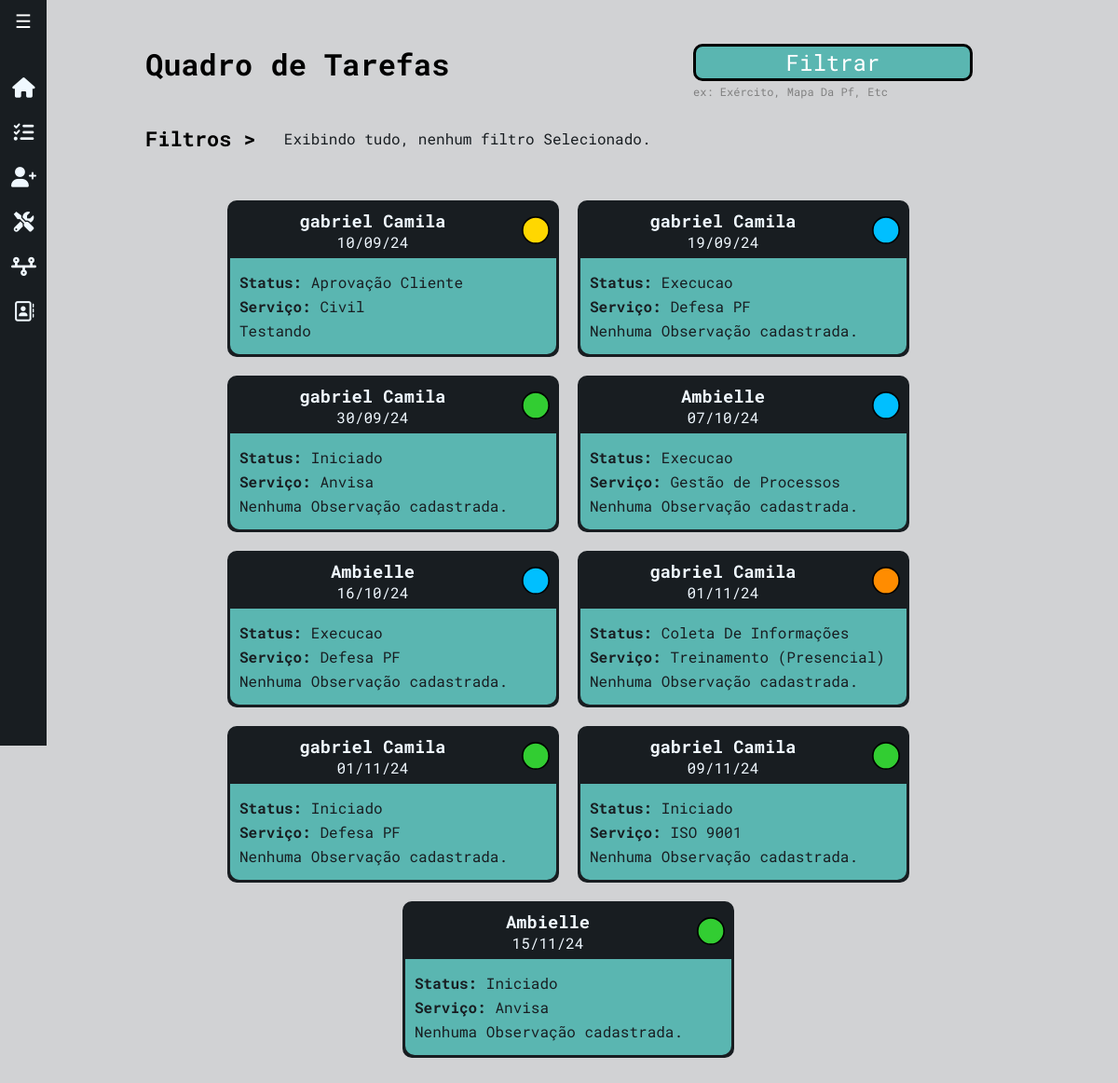
The page /ambielle/tarefas/ on the database as committed earlier.
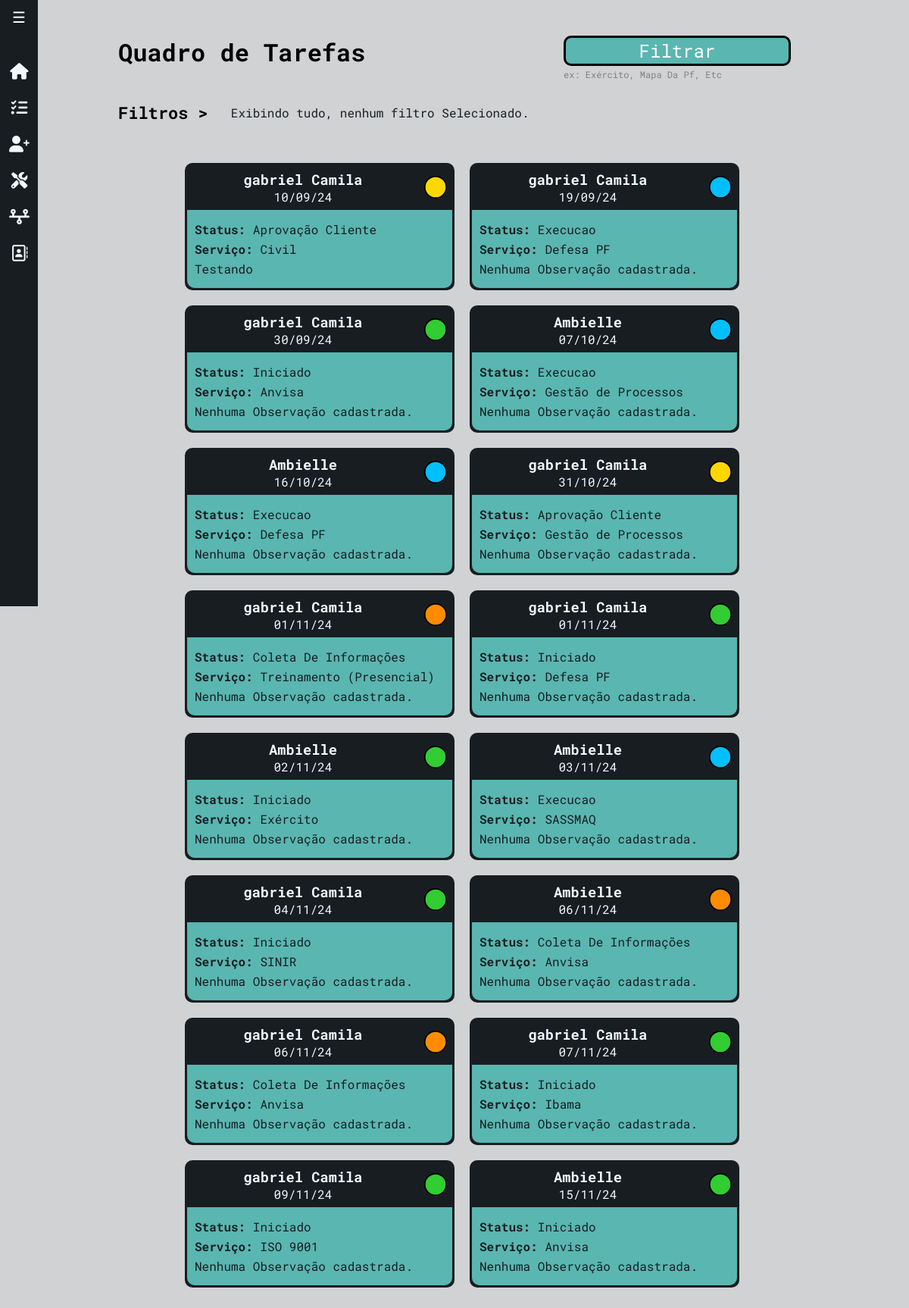
The same page on the database as committed later.
### workflow/models.py (models this page shows, shortened)
class Tarefa(models.Model):
    STATUS_CHOICES = [
        ('Iniciado', 'Iniciado'),
        ('Coleta De Informações', 'Coleta de Informações'),
        ('Execucao', 'Execução'),
        ('Aprovação Cliente', 'Aprovação Cliente'),
        ('Concluído', 'Concluído'),
        ('Encerrado', 'Encerrado'),
    ]
    TIPO_SERVICO_CHOICES = [
        ('Anvisa', 'Anvisa'),
        ('Civil', 'Civil'),
        ('Defesa PF', 'Defesa PF'),
        ('Exército', 'Exército'),
        ('Gestão de Processos', 'Gestão de Processos'),
        ('Ibama', 'Ibama'),
        ('ISO 9001', 'ISO 9001'),
        ('IAT', 'IAT'),
        ('Liderança', 'Liderança'),
        ('Mapa Da PF', 'Mapa Da PF'),
        ('Polícia Federal', 'Polícia Federal'),
        ('PRODIR', 'PRODIR'),
        ('RDC Anvisa', 'RDC Anvisa'),
        ('Recursos Humanos', 'Recursos Humanos'),
        ('Regulatório', 'Regulatório'),
        ('SASSMAQ', 'SASSMAQ'),
        ('SINIR', 'SINIR'),
        ('Treinamento (E-book)', 'Treinamento (E-book)'),
        ('Treinamento (On-line)', 'Treinamento (On-line)'),
        ('Treinamento (Presencial)', 'Treinamento (Presencial)'),
    ]
    tipo_servico = models.CharField(max_length=50, choices=TIPO_SERVICO_CHOICES, default='ANVISA')
    cliente = models.ForeignKey(Cliente, on_delete=models.CASCADE)
    status = models.CharField(max_length=50, choices=STATUS_CHOICES, default='iniciado')
    data_inicio = models.DateField(default=timezone.now)
    prazo_final = models.DateField(null=True, blank=True)
    observacoes = models.TextField(blank=True, null=True)

class Cliente(models.Model):
    nome = models.CharField(max_length=255)
    endereco = models.CharField(max_length=255)
    razao_social = models.CharField(max_length=255, blank=True, null=True)
    telefone = models.CharField(max_length=15)
    email = models.EmailField()
    contato_principal = models.CharField(max_length=255)
    contato_secundario = models.CharField(max_length=255, blank=True, null=True)
    proposta_link = models.URLField(blank=True, null=True)
    def __str__(self):
        return f"{self.nome}"

### workflow/views/getPage.py (the view)
# urls.py: path('ambielle/tarefas/', views.getTarefas, name='getTarefas'),
def getTarefas(request):
    title = 'Tarefas'
    status_selecionados = request.GET.getlist('status', [])
    tipo_servico_selecionados = request.GET.getlist('tipo_servico', [])
    data_inicial = parse_date(request.GET.get('data_inicial', ''))
    data_final = parse_date(request.GET.get('data_final', ''))
    tarefas = Tarefa.objects.all()
    query = Q()
    if status_selecionados:
        query &= Q(status__in=status_selecionados)
    if tipo_servico_selecionados:
        query &= Q(tipo_servico__in=tipo_servico_selecionados)
    if data_inicial and data_final:
        query &= Q(prazo_final__range=[data_inicial, data_final])
    elif data_inicial:
        query &= Q(prazo_final__gte=data_inicial)
    elif data_final:
        query &= Q(prazo_final__lte=data_final)
    tarefas = tarefas.filter(query).order_by('prazo_final')
    status_colors = {
        'Iniciado': '#32CD32',  #
        'Coleta De Informações': '#FF8C00',
        'Execucao': '#00BFFF',
        'Aprovação Cliente': '#FFD700',
        'Concluído': '#32CD32',
        'Encerrado': '#B22222'
    }
    for tarefa in tarefas:
        tarefa.status_color = status_colors.get(tarefa.status, '#000000')
    return render(request, 'workflow/getTarefas.html', {
        'title': title,
        'tarefas': tarefas,
        'status_selecionados': status_selecionados,
        'tipo_servico_selecionados': tipo_servico_selecionados,
        'status_choices': Tarefa.STATUS_CHOICES,
        'tipo_servico_choices': Tarefa.TIPO_SERVICO_CHOICES,
        'data_inicial': data_inicial,
        'data_final': data_final,
    })

### workflow/templates/workflow/getTarefas.html (shortened to what this page needs)
{% extends 'global/base.html' %}
{% block content %}
<div class="tela-task">
  <div class="headerTasks">
    <h1>Quadro de Tarefas</h1>
    <div>
      <button id="openFilterModal" class="btn-filter">Filtrar</button>
      <span>ex: Exército, Mapa Da Pf, Etc</span>
    </div>
  </div>
  <div class="filters">
    <h3>Filtros > </h3>
    <div id="filtros-selecionados" class="filtros-selecionados">
      {% if not status_selecionados and not tipo_servico_selecionados and not data_inicial%}
          <p>Exibindo tudo, nenhum filtro Selecionado.</p>
      {% endif %}
    </div>
  </div>
    <div class="tasks-section">
      <div class="taskStatus">
        <div class="tasks-row">
          {% for task in tarefas %}
           <div class="task-card">
            <div class="task-header">
              <div class="task-dateCli">
                <h3>{{ task.cliente }}</h3>
                <div class="date">{{ task.prazo_final|date:'d/m/y' }}</div>
              </div>
              <div class="status">
                <svg xmlns="http://www.w3.org/2000/svg" width="30" height="30" viewBox="0 0 18 18" fill="none">
                  <circle cx="9" cy="9" r="8.5" fill="{{ task.status_color }}" stroke="black" />
                </svg>
              </div>
            </div>
            <div class="info">
              <p>
                <strong>Status:</strong> {{task.status}}
              </p>
              <p>
                <strong>Serviço:</strong> {{task.tipo_servico}}
              </p>
              {% if task.observacoes %}
                  <p>{{task.observacoes}}</p>
              {% else %}
                  <p>Nenhuma Observação cadastrada.</p>
              {% endif %}
            </div>
          </div>
        {% endfor %}
      </div>
</div>
{% endblock %}

Rows that differ between the two databases and show on the page:
added Tarefa: cliente "gabriel Camila", prazo_final "31/10/24", status "Aprovação Cliente", tipo_servico "Gestão de Processos", shows "Nenhuma Observação cadastrada."
added Tarefa: cliente "Ambielle", prazo_final "02/11/24", status "Iniciado", tipo_servico "Exército", shows "Nenhuma Observação cadastrada."
added Tarefa: cliente "Ambielle", prazo_final "03/11/24", status "Execucao", tipo_servico "SASSMAQ", shows "Nenhuma Observação cadastrada."
added Tarefa: cliente "gabriel Camila", prazo_final "04/11/24", status "Iniciado", tipo_servico "SINIR", shows "Nenhuma Observação cadastrada."
added Tarefa: cliente "Ambielle", prazo_final "06/11/24", status "Coleta De Informações", tipo_servico "Anvisa", shows "Nenhuma Observação cadastrada."
added Tarefa: cliente "gabriel Camila", prazo_final "06/11/24", status "Coleta De Informações", tipo_servico "Anvisa", shows "Nenhuma Observação cadastrada."
added Tarefa: cliente "gabriel Camila", prazo_final "07/11/24", status "Iniciado", tipo_servico "Ibama", shows "Nenhuma Observação cadastrada."
